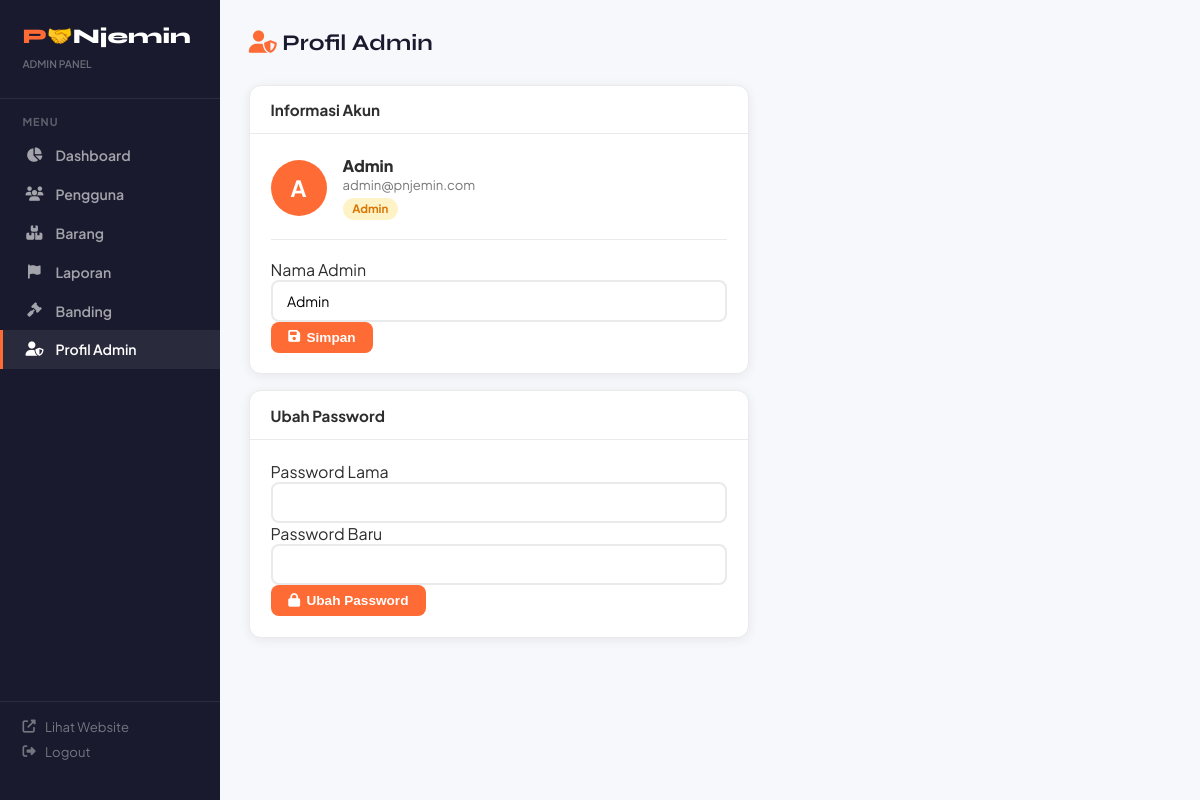
/admin/profil (signed in), run on the app's committed database.
### tables this page shows
CREATE TABLE users (
            id INTEGER PRIMARY KEY AUTOINCREMENT,
            nama TEXT NOT NULL, email TEXT UNIQUE NOT NULL, password TEXT NOT NULL,
            no_hp TEXT, alamat TEXT, role TEXT DEFAULT 'user',
            tipe_akun TEXT DEFAULT 'peminjam', rating REAL DEFAULT 0,
            total_transaksi INTEGER DEFAULT 0, status TEXT DEFAULT 'aktif',
            foto_ktp TEXT, created_at TIMESTAMP DEFAULT CURRENT_TIMESTAMP
        );

### app.py (the view, shortened to what this page needs)
@app.route('/admin/profil', methods=['GET','POST'])
def admin_profil():
    if session.get('role') != 'admin': return redirect(url_for('admin_login'))
    user = db_execute("SELECT * FROM users WHERE id=?",(session['user_id'],), fetchone=True)
    return render_template('admin/profil.html', user=user)

### app.py (called while the page is built)
def get_db():
    if 'db' not in g:
        if USE_POSTGRES:
            g.db = psycopg2.connect(DATABASE_URL, cursor_factory=psycopg2.extras.RealDictCursor)
        else:
            import sqlite3
            g.db = sqlite3.connect('database.db', check_same_thread=False)
            g.db.row_factory = sqlite3.Row
            g.db.execute("PRAGMA journal_mode=WAL")
    return g.db

def db_execute(sql, params=(), fetchone=False, fetchall=False, commit=False):
    conn = get_db()
    if USE_POSTGRES:
        sql = sql.replace('?', '%s')
    cur = conn.cursor()
    cur.execute(sql, params)
    result = None
    if fetchone:
        result = cur.fetchone()
    elif fetchall:
        result = cur.fetchall()
    if commit:
        conn.commit()
    cur.close()
    return result

def chat_unread():
    if 'user_id' not in session: return 0
    try:
        row = db_execute("SELECT COUNT(*) AS c FROM chat WHERE id_penerima=? AND dibaca=0", (session['user_id'],), fetchone=True)
        return row['c'] if row else 0
    except: return 0

@app.context_processor
def inject_globals():
    return dict(chat_unread_count=chat_unread(), foto_url=foto_url)

### templates/admin/profil.html (shortened to what this page needs)
{% extends 'admin/base.html' %}
{% block content %}
<div class="topbar">
    <h1><i class="fas fa-user-shield" style="color:var(--primary)"></i> Profil Admin</h1>
</div>
<div style="max-width:500px">
    <div class="card" style="margin-bottom:1rem">
        <div class="card-header">Informasi Akun</div>
        <div class="card-body">
            <div style="display:flex;align-items:center;gap:1rem;margin-bottom:1.2rem;padding-bottom:1.2rem;border-bottom:1px solid var(--border)">
                <div style="width:56px;height:56px;border-radius:50%;background:var(--primary);color:white;display:flex;align-items:center;justify-content:center;font-size:1.4rem;font-weight:700">
                    {{ user.nama[0].upper() }}
                </div>
                <div>
                    <div style="font-weight:800;font-size:1rem">{{ user.nama }}</div>
                    <div style="font-size:0.82rem;color:var(--text-muted)">{{ user.email }}</div>
                    <span class="badge badge-warning" style="margin-top:0.3rem">Admin</span>
                </div>
            </div>
            <form method="post">
                <div class="form-group">
                    <label>Nama Admin</label>
                    <input type="text" name="nama" class="form-control" value="{{ user.nama }}" required>
                </div>
                <button type="submit" class="btn btn-primary"><i class="fas fa-save"></i> Simpan</button>
            </form>
        </div>
    </div>
    <div class="card">
        <div class="card-header">Ubah Password</div>
        <div class="card-body">
            <form method="post">
                <div class="form-group">
                    <label>Password Lama</label>
                    <input type="password" name="password_lama" class="form-control" required>
                </div>
                <div class="form-group">
                    <label>Password Baru</label>
                    <input type="password" name="password_baru" class="form-control" required>
                </div>
                <button type="submit" class="btn btn-primary"><i class="fas fa-lock"></i> Ubah Password</button>
            </form>
        </div>
    </div>
</div>
{% endblock %}

### templates/admin/base.html (style rules this page uses)
:root { --primary: #FF6B35; --primary-dark: #e55a25; --primary-light: #fff3ee; --secondary: #1a1a2e; --accent: #FFD700; --text: #2d2d2d; --text-muted: #777; --bg: #f7f8fc; --card-bg: #fff; --border: #eaeaea; --success: #22c55e; --warning: #f59e0b; --danger: #ef4444; --info: #3b82f6; --radius: 12px; --radius-sm: 8px; --shadow: 0 2px 12px rgba(0,0,0,0.07); --sidebar-w: 220px; }
* { margin: 0; padding: 0; box-sizing: border-box; }
body { font-family: 'Plus Jakarta Sans', sans-serif; background: var(--bg); color: var(--text); display: flex; min-height: 100vh; }
.topbar { display: flex; align-items: center; justify-content: space-between; margin-bottom: 1.8rem; }
.topbar h1 { font-family: 'Syne', sans-serif; font-size: 1.4rem; color: var(--secondary); }
.btn { display: inline-flex; align-items: center; gap: 0.4rem; padding: 0.5rem 1.1rem; border-radius: var(--radius-sm); font-size: 0.85rem; font-weight: 600; cursor: pointer; border: none; text-decoration: none; transition: all 0.2s; }
.btn-primary { background: var(--primary); color: white; }
.card { background: white; border-radius: var(--radius); border: 1px solid var(--border); box-shadow: var(--shadow); overflow: hidden; }
.card-header { padding: 0.9rem 1.3rem; border-bottom: 1px solid var(--border); font-weight: 700; font-size: 0.95rem; display: flex; align-items: center; justify-content: space-between; }
.card-body { padding: 1.3rem; }
.badge { display: inline-block; padding: 0.22rem 0.6rem; border-radius: 20px; font-size: 0.72rem; font-weight: 700; }
.badge-warning { background: #fef3c7; color: #d97706; }
.form-control { width: 100%; padding: 0.6rem 0.9rem; border: 2px solid var(--border); border-radius: var(--radius-sm); font-family: inherit; font-size: 0.88rem; outline: none; transition: border 0.2s; }

### data on the page
users: nama "A", nama "Admin", email "admin@pnjemin.com"
